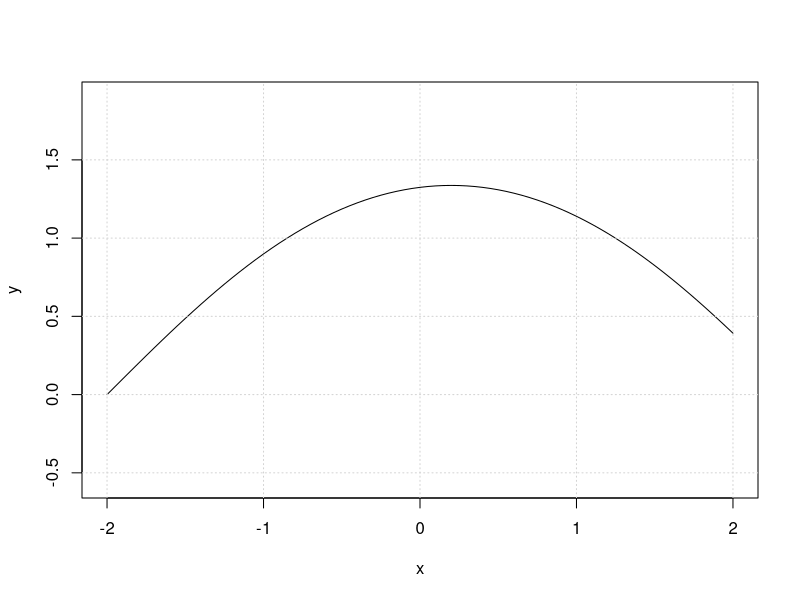
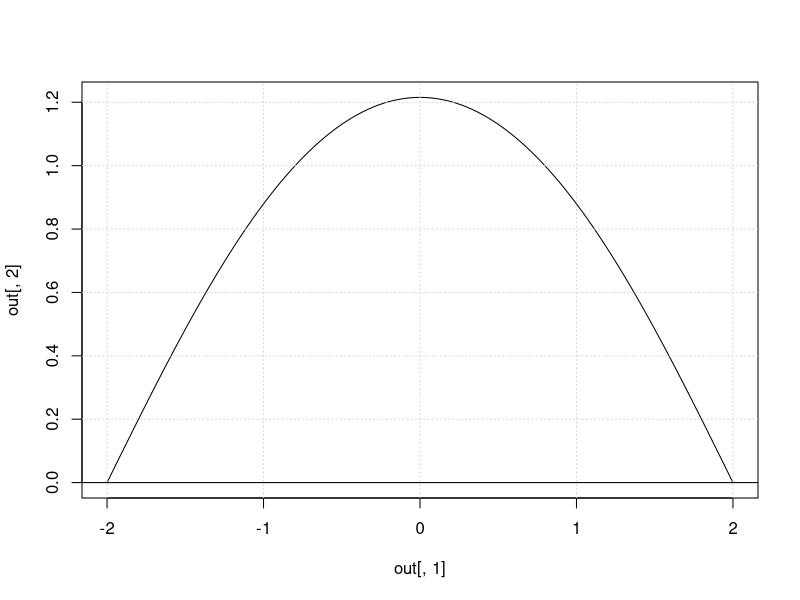
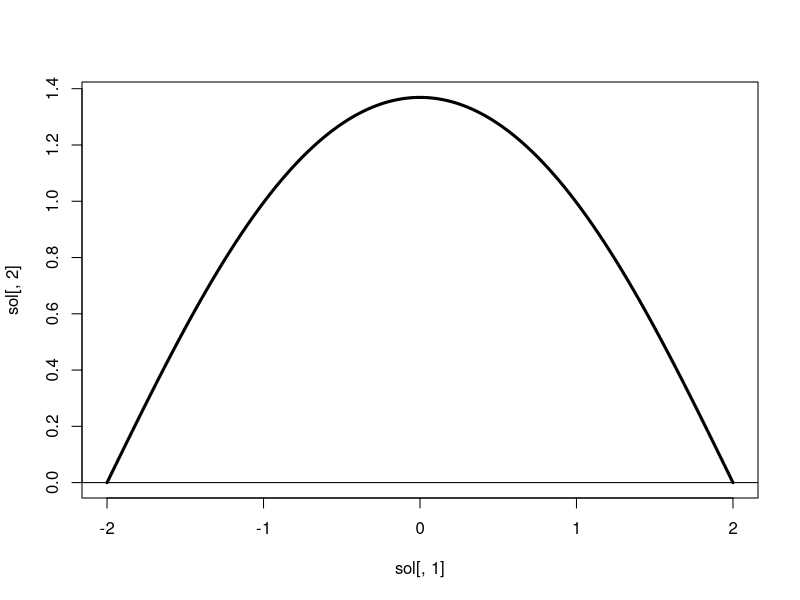
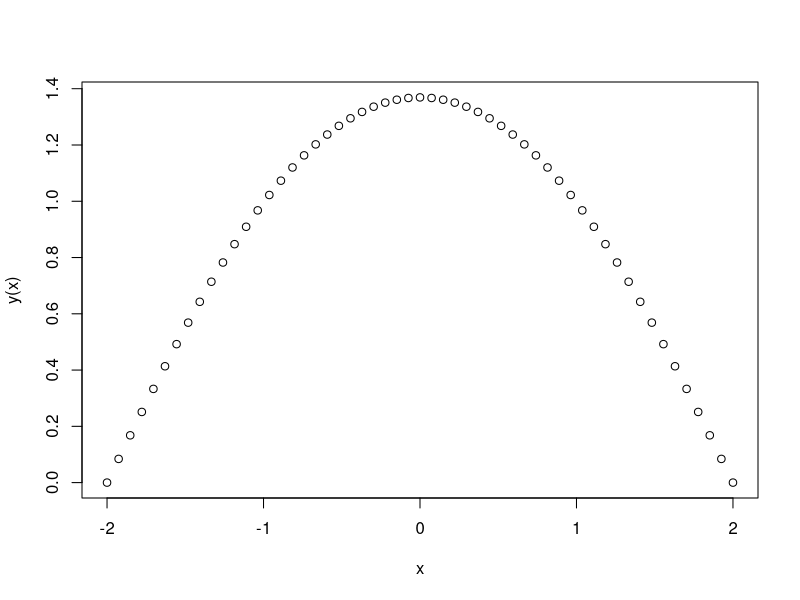
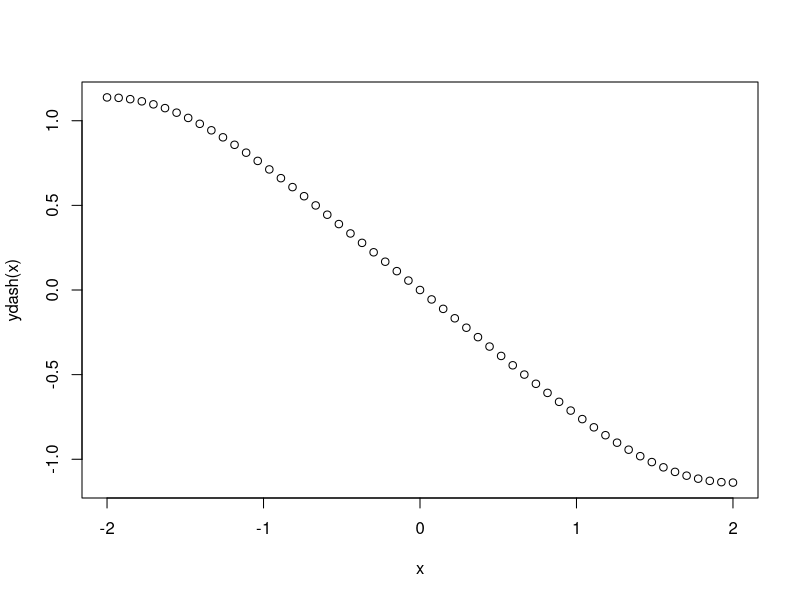
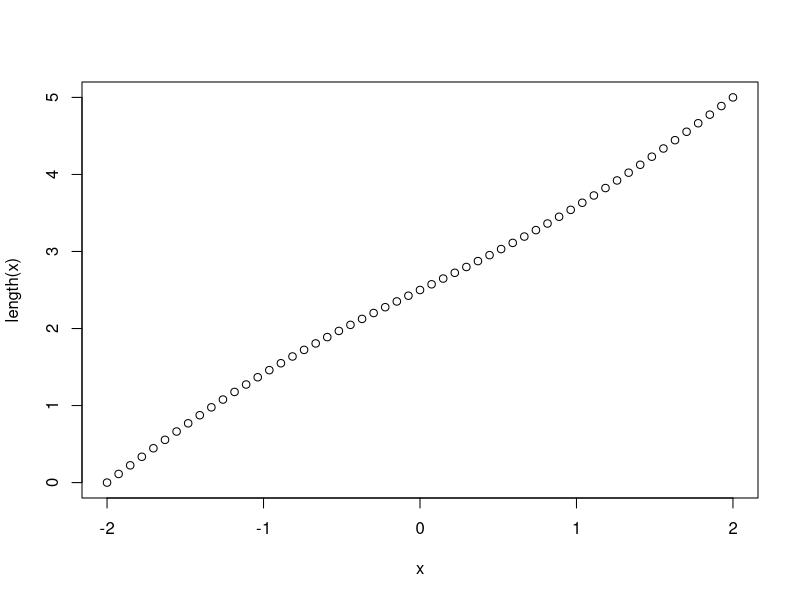
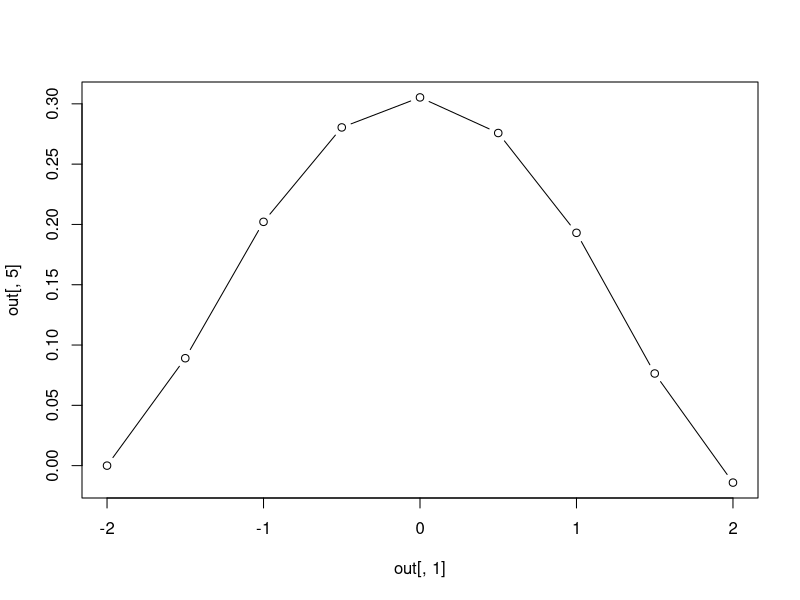
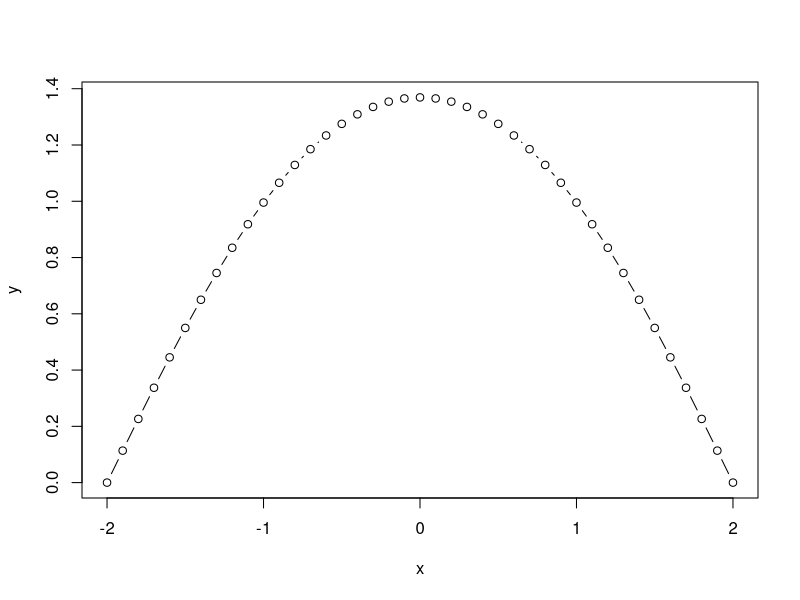

Recreate these plots in R, in order.
## ---- chunk 1
knitr::opts_chunk$set(echo = TRUE)
## ---- chunk 2
library("deSolve") 
Lorenz <- function(t, state, parameters) {
    with(as.list(c(state, parameters)), {
        dZ <- Zdash

        dZdash <- 2*Z*(1 + Zdash^2)/(Z^2 + lambda) # y''
        d_length <- sqrt(1 + Zdash^2)
        list(c(dZ, dZdash, d_length))

    })
}
## ---- chunk 3

parameters <- c(lambda = -6.1)
state      <- c(Z = 0, Zdash = 1, length = 0)  # initial conditions
times      <- seq(-2, 2, by = 0.05)

out <- ode(y = state, times = times, func = Lorenz, parms = parameters)
## ---- chunk 4
head(out)
## ---- chunk 5
tail(out)
## ---- chunk 6
x <- out[, 1]
y <- out[, 2]
plot(x, y, type = 'l', asp=1)
grid()
## ---- chunk 7
final_height <- function(lambda){

    parameters <- c(lambda = lambda)
    state      <- c(Z = 0, Zdash = 1, length = 0)  # initial conditions
    times      <- seq(-2, 2, by = 1)
    
    out <- ode(y = state, times = times, func = Lorenz, parms = parameters)
    out[5,2]
}

(jj <- uniroot(final_height,c(-4,-10)))
## ---- chunk 8
    parameters <- c(lambda = jj$root)
    state      <- c(Z = 0, Zdash = 1, length = 0)  # initial conditions
    times      <- seq(-2, 2, by = 0.01)
    
    out <- ode(y = state, times = times, func = Lorenz, parms = parameters)
    plot(out[,1], out[,2], type= "l")
    grid()
    abline(h=0)
## ---- chunk 9
tail(out)
## ---- chunk 10
badness <- function(vec){
    lambda <- vec[1]
    zdash0 <- vec[2]
    parameters <- c(lambda = lambda)
    state      <- c(Z = 0, Zdash = zdash0, length = 0)  # initial conditions
    times      <- seq(-2, 2, by = 1)
    
    sol <- ode(y = state, times = times, func = Lorenz, parms = parameters)
    string_length <- sol[5,4]
    final_height <- sol[5,2]

    out <- (string_length - 5)^2 + (final_height - 0)^2
    return(out)
}
## ---- chunk 11
badness(c(-5.04,1))
badness(c(-5.04,1.1))
(trop <- optim(c(-5.04,1),badness))
## ---- chunk 12
parameters <- c(lambda = trop$par[1])
state      <- c(Z = 0, Zdash = trop$par[2], length = 0)  # initial conditions
times      <- seq(-2, 2, by = 0.01)
sol <- ode(y = state, times = times, func = Lorenz, parms = parameters)
plot(sol[,1], sol[,2],type="l",lwd=3)
abline(h=0)
## ---- chunk 13
trop_general <- function(x){
    x <- c(-2,x)
    parameters <- c(lambda = trop$par[1])
    state <- c(Z = 0, Zdash = trop$par[2], length = 0)
    out <- ode(y = state, times = x, func = Lorenz, parms = parameters)[-1,,drop=FALSE]
    y <- out[,2]
    ydash <- out[,3]
    ydashdash <-  2*y*(1 + ydash^2)/(y^2 + parameters["lambda"]) # copied from Lorenz()
    return(cbind(out,ydashdash))
}

y <- function(x){trop_general(x)[,2]}
ydash <- function(x){trop_general(x)[,3]}
length <- function(x){trop_general(x)[,4]}
ydashdash <- function(x){trop_general(x)[,5]}
## ---- chunk 14
x <- seq(from = -2, to = 2, len = 55)
plot(x,y(x))
plot(x,ydash(x))
plot(x,length(x))
## ---- chunk 15
trop_general(-2:2)
trop_general(0)
y(1.1)
y(1.2)
y(seq(from=1,by=0.1,len=5))
## ---- chunk 16
options(digits=5)

lor2 <- function(t, state, parameters) {
    with(as.list(c(state, parameters)), {

        Lambda <- -5.516   # This from trop$par[1]

        dY <- Ydash

        dYdash <- 2*Y*(1 + Ydash^2)/(Y^2 + Lambda) # y''
        d_length <- sqrt(1 + Ydash^2)

        Ydashdash <- dYdash
        


        t_1 <- Ydashdash*(Y + lambda)/(1+Ydash^2)-1
        t_z <- 2*Y*Ydashdash/(1+Ydash^2)-2
        t_zdash <- -3*Ydash*Ydashdash*(Y^2 + Lambda)/(1+Ydash^2)^2 + 2*Y*Ydash*(2+Ydash^2)/(1+Ydash^2) - 2*Y*Ydash
        t_zdashdash <- (Y^2 + Lambda)/(1+Ydash^2)
        
        dZ <-Zdash
        dZdash <- (t_1 - Z*t_z - Zdash*t_zdash)/t_zdashdash
        d_epsilonlength <- Ydash*Zdash/sqrt(1+Ydash^2)

        list(c(dY, dYdash, d_length, dZ, dZdash, d_epsilonlength))

    })
}
## ---- chunk 17
trop
parameters <- c(lambda = -2.1)
state      <- c(Y = 0, Ydash = trop$par[2], length = 0, Z=0, Zdash=0.1, epsilonlength=0)  # initial conditions
times      <- seq(-2, 2, by = 0.5)
out <- ode(y = state, times = times, func = lor2, parms = parameters)
out
plot(out[,1],out[,5],type='b')
## ---- chunk 18
badness <- function(vec){
    lambda <- vec[1]
    initial_zslope <- vec[2]
    parameters <- c(lambda = lambda)
    state      <- c(Y = 0, Ydash = trop$par[2], length = 0, Z=0, Zdash=initial_zslope, epsilonlength=0)  # initial conditions
    times      <- seq(-2, 2, by = 1)
    out <- ode(y = state, times = times, func = lor2, parms = parameters)
    final_Z <- out[5,5]
    final_epsilonlength <- out[5,7]
    badness <- final_Z^2 + final_epsilonlength^2
    return(unname(badness))
}
## ---- chunk 19
(modtrop <- optim(c(-2.11, 0.11),badness))
## ---- chunk 20
parameters <- c(lambda = modtrop$par[1])
state      <- c(Y = 0, Ydash = trop$par[2], length = 0, Z=0, Zdash = modtrop$par[2], epsilonlength=0)  # initial conditions
times      <- seq(-2, 2, by = 0.1)
out <- ode(y = state, times = times, func = lor2, parms = parameters)
head(out)
x <- out[,1]
y <- out[,2]
z <- out[,5]
## ---- chunk 21
plot(x,y,type='b')
plot(x,z,type="b")
plot(x,y,type="l",lwd=2)
points(x,y+z,type="l",col="red")
